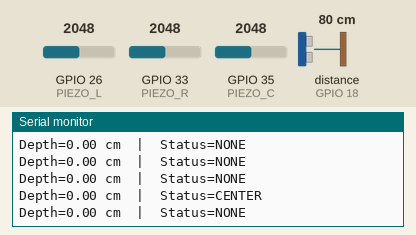
The sketch below on a simulated ESP32. Shown: the last lines printed to the serial monitor. Wiring (inferred from the names in the program): ultrasonic range finder: trigger GPIO 5; echo GPIO 18. Inputs (shaded band) come from the test bench; at power-on: GPIO 26 (PIEZO_L) = 2048, GPIO 33 (PIEZO_R) = 2048, distance to the obstacle (sensor on GPIO 18) 80 cm, GPIO 35 (PIEZO_C) = 2048 (analog values on the 0–4095 scale). The echo pulse lasts 58.3 µs per cm.

Above: at 2.3 s.
2.4 s: GPIO 26 (PIEZO_L) set to 2866
At 2.48 s:
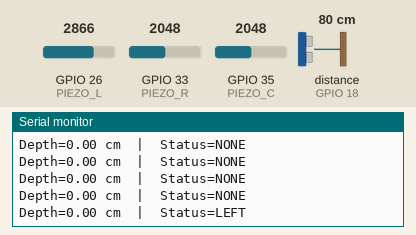
4.2 s: GPIO 33 (PIEZO_R) set to 2866
At 4.7 s:
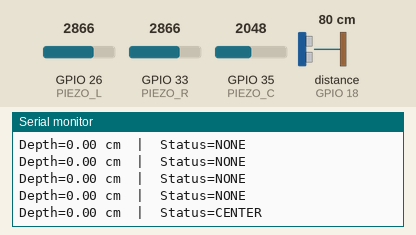
7.2 s: GPIO 33 (PIEZO_R) set to 3972
At 7.49 s:
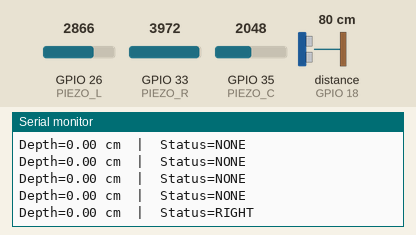
9.2 s: distance to the obstacle (sensor on GPIO 18) set to 2 cm
At 9.21 s:
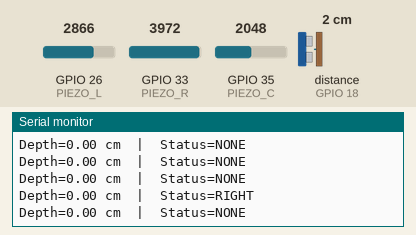
10.7 s: GPIO 35 (PIEZO_C) set to 3972
At 10.7 s:
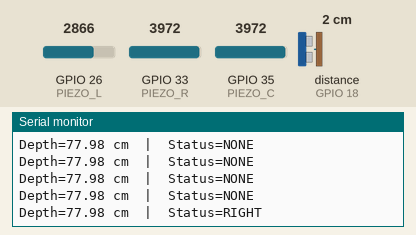
12.2 s: distance to the obstacle (sensor on GPIO 18) set to 4 cm
At 12.24 s:
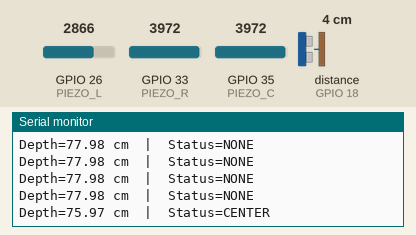
Timing chart, 0 to 14.7 s (numbered marks = the images above; inputs shaded):
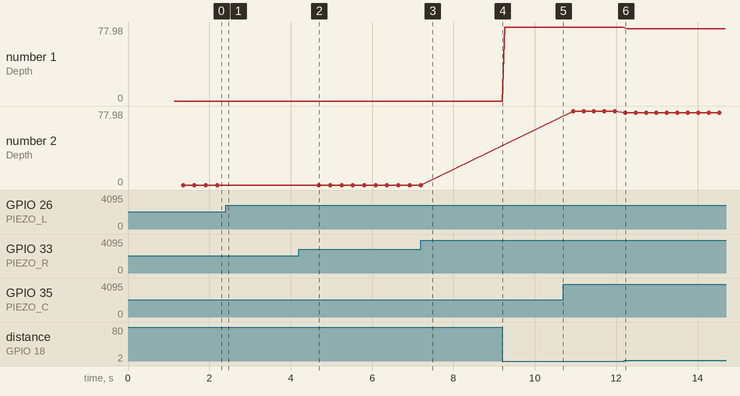

Measured:
- after the input at 2.4 s, the serial monitor: prints a new line after 0.07 s (image 1)
- after the input at 7.2 s, the serial monitor: prints a new line after 0.28 s (image 3)
- after the input at 12.2 s, the serial monitor: prints a new line at once (image 6)
- plotted number 1: 0 → 77.98 after the input at 9.2 s, 77.98 → 75.97 after the input at 12.2 s
- plotted number 2: 77.98 → 75.97 after the input at 12.2 s

The sketch:

HCSR_PIZO_Position_Logic.ino
```cpp
// ================= PIEZO PINS =================
const int PIEZO_L = 26;
const int PIEZO_C = 35;
const int PIEZO_R = 33;

// ================= ULTRASONIC PINS =================
#define TRIG_PIN 5
#define ECHO_PIN 18

float zeroDistance = 0;

// ================= PIEZO LOGIC =================
const int PIEZO_THRESHOLD = 150;
const int PIEZO_WINDOW = 5;

bool collecting = false;
int collectCount = 0;

long sumL = 0, sumC = 0, sumR = 0;
String status = "NONE";

// ================= ULTRASONIC FUNCTIONS =================
float readDistanceCM() {
  digitalWrite(TRIG_PIN, LOW);
  delayMicroseconds(2);
  digitalWrite(TRIG_PIN, HIGH);
  delayMicroseconds(10);
  digitalWrite(TRIG_PIN, LOW);

  long duration = pulseIn(ECHO_PIN, HIGH, 20000);
  if (duration == 0) return -1;

  return duration * 0.01715;
}

float readStableDistance() {
  float sum = 0;
  int count = 0;

  for (int i = 0; i < 5; i++) {
    float d = readDistanceCM();
    if (d > 0) {
      sum += d;
      count++;
    }
    delay(20);
  }

  if (count == 0) return -1;
  return sum / count;
}

// ================= SETUP =================
void setup() {
  Serial.begin(115200);

  analogReadResolution(12);
  analogSetPinAttenuation(PIEZO_L, ADC_11db);
  analogSetPinAttenuation(PIEZO_C, ADC_11db);
  analogSetPinAttenuation(PIEZO_R, ADC_11db);

  pinMode(TRIG_PIN, OUTPUT);
  pinMode(ECHO_PIN, INPUT);
  digitalWrite(TRIG_PIN, LOW);

  delay(1000);
  zeroDistance = readStableDistance();
}

// ================= LOOP =================
void loop() {

  // -------- PIEZO READ --------
  int L = analogRead(PIEZO_L);
  int C = analogRead(PIEZO_C);
  int R = analogRead(PIEZO_R);

  // -------- START COLLECTION --------
  if (!collecting && status == "NONE" &&
      (L > PIEZO_THRESHOLD || C > PIEZO_THRESHOLD || R > PIEZO_THRESHOLD)) {
    collecting = true;
    collectCount = 0;
    sumL = sumC = sumR = 0;
  }

  // -------- COLLECT WINDOW --------
  if (collecting) {
    sumL += L;
    sumC += C;
    sumR += R;
    collectCount++;

    if (collectCount >= PIEZO_WINDOW) {
      if (sumL > sumC && sumL > sumR) {
        status = "LEFT";
      }
      else if (sumR > sumL && sumR > sumC) {
        status = "RIGHT";
      }
      else {
        status = "CENTER";
      }

      collecting = false;   // stop collecting
    }
  }

  // -------- ULTRASONIC READ --------
  float currentDistance = readDistanceCM();
  float depth = 0;

  if (currentDistance > 0) {
    depth = zeroDistance - currentDistance;
    if (depth < 0) depth = 0;
  }

  // -------- SERIAL OUTPUT (ALWAYS) --------
  Serial.print("Depth=");
  Serial.print(depth);
  Serial.print(" cm  |  Status=");
  Serial.println(status);

  // -------- AUTO RESET STATUS --------
  if (status != "NONE") {
    status = "NONE";  // reset after one print
  }

  delay(50);
}
```
